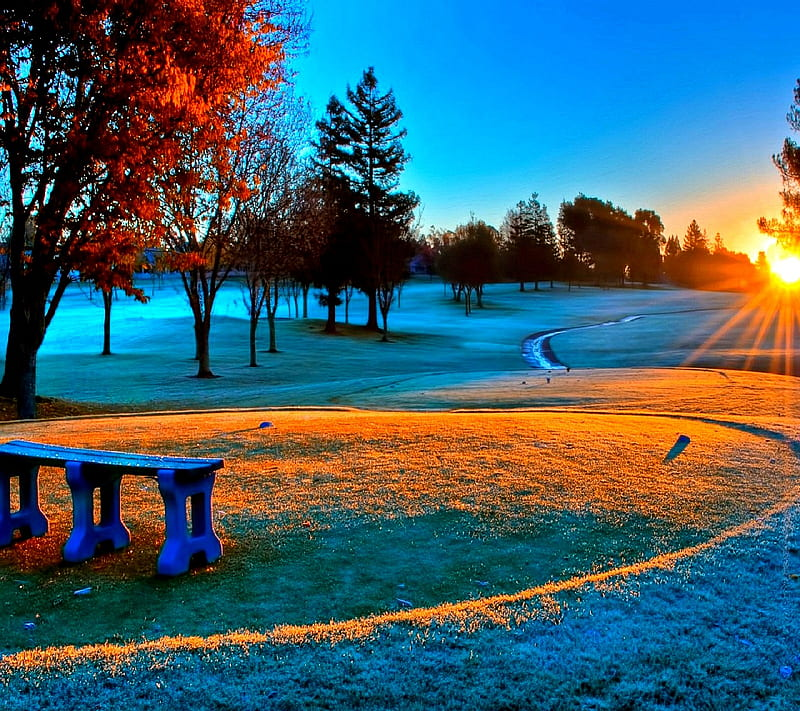
#> input picture images/nature.jpg, 800 x 711 px, found by its file name
$ python 02.py
#> lines starting #> are read from the running program, lines starting #| are printed output that depends on the picture
import cv2

img=cv2.imread(r'.\images\nature.jpg',0)
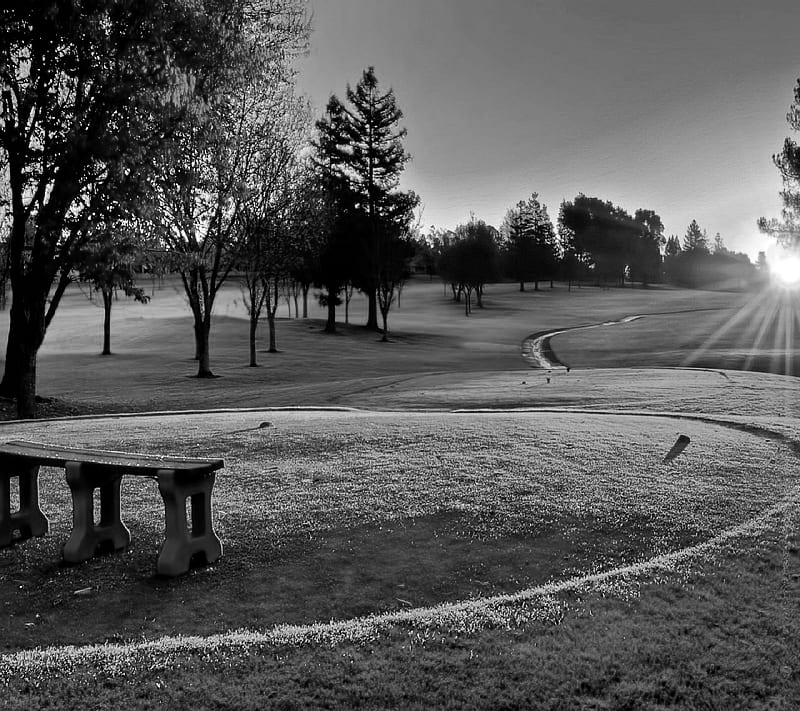
#> img: shape (711, 800); min 0, max 255, mean 88.2
status=cv2.imwrite(r'.\processed\MyNature.webp',img)
print(status)
#| True
